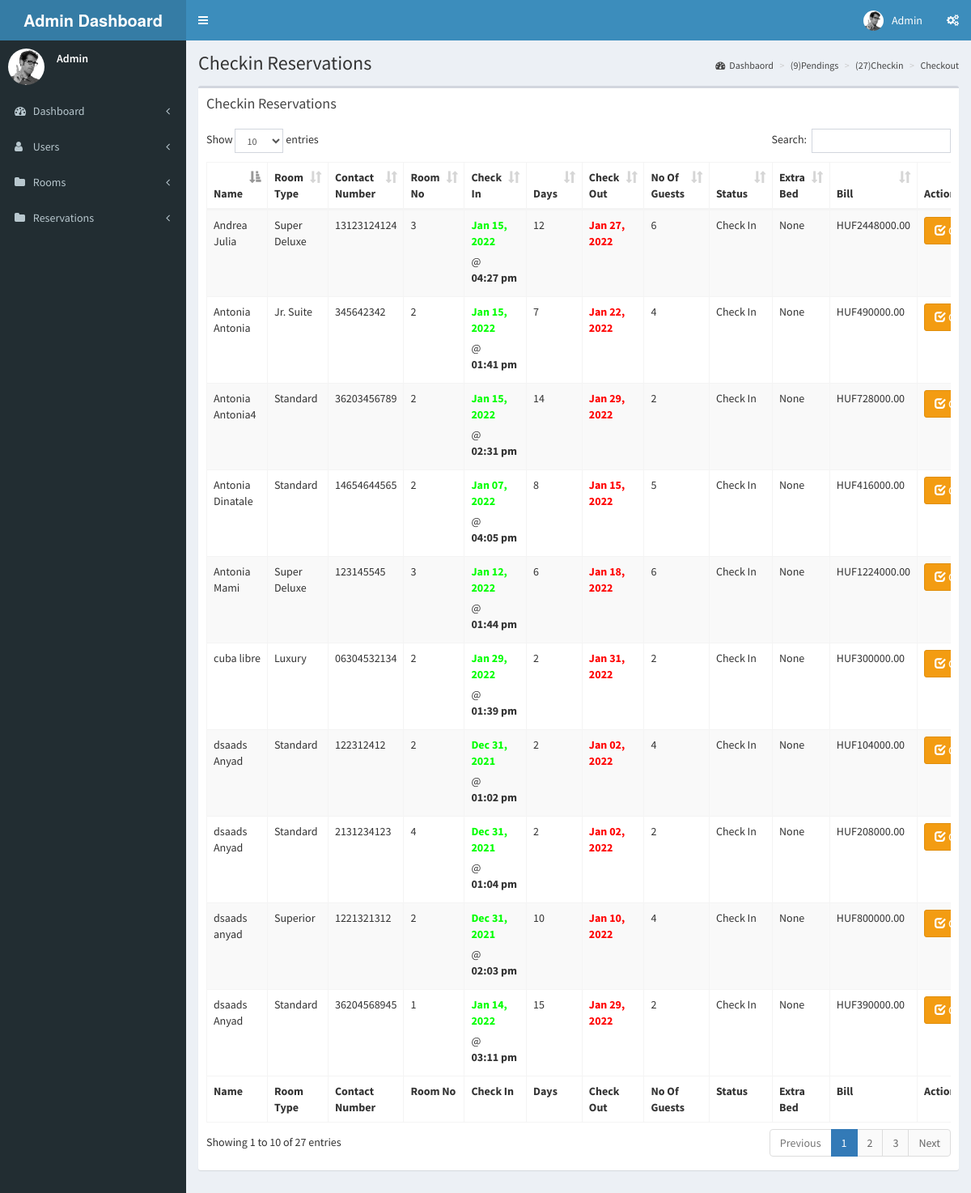
The page /admin/checkin.php (signed in) on the database its author committed.
### tables this page shows
CREATE TABLE `transaction` (
  `transaction_id` int(11) NOT NULL,
  `guest_id` int(11) NOT NULL,
  `room_id` int(11) NOT NULL,
  `room_no` int(5) NOT NULL,
  `extra_bed` int(11) NOT NULL,
  `status` varchar(20) NOT NULL,
  `status1` varchar(232) NOT NULL,
  `days` int(2) NOT NULL,
  `checkin` date NOT NULL,
  `checkin_time` time NOT NULL,
  `checkout` date NOT NULL,
  `checkout_time` time NOT NULL,
  `bill` varchar(10) NOT NULL,
  `guest_no` int(12) NOT NULL
);

CREATE TABLE `guest` (
  `guestid` int(11) NOT NULL,
  `firstname` varchar(50) NOT NULL,
  `middlename` varchar(30) NOT NULL,
  `lastname` varchar(40) NOT NULL,
  `address` varchar(50) NOT NULL,
  `contactno` varchar(13) NOT NULL,
  `email` varchar(232) NOT NULL,
  `mobile` varchar(232) NOT NULL
);

CREATE TABLE `room` (
  `roomid` int(11) NOT NULL,
  `room_type` varchar(50) NOT NULL,
  `price` varchar(11) NOT NULL,
  `photo` varchar(100) NOT NULL
);

### admin/name.php (called while the page is built)
<?php
	require 'connect.php';
	$query = $conn->query("SELECT * FROM `admin` WHERE `admin_id` = '$_SESSION[admin_id]'") or die(mysqli_error());
	$fetch = $query->fetch_array();
	$name = $fetch['name'];
?>

### admin/checkin.php (the view, shortened to what this page needs)
<!DOCTYPE html>
<?php
	require 'name.php';
	include("header.php");
?>
<?php
  include("leftbar.php");
  ?>
<?php
$q_p = $conn->query("SELECT COUNT(*) as total FROM `transaction` WHERE `status` = 'Pending'") or die(mysqli_error());
$f_p = $q_p->fetch_array();
$q_ci = $conn->query("SELECT COUNT(*) as total FROM `transaction` WHERE `status` = 'Check In'") or die(mysqli_error());
$f_ci = $q_ci->fetch_array();
?>
   <link rel="stylesheet" href="plugins/datatables/dataTables.bootstrap.css">
<div class="content-wrapper">
    <section class="content-header">
      <h1>
       Checkin Reservations
      </h1>
      <ol class="breadcrumb">
        <li><a href="dashboard.php"><i class="fa fa-dashboard"></i>Dashbaord</a></li>
        <li><a href="reserve.php">(<?php echo $f_p['total']?>)Pendings</a></li>
        <li class="active"><a href="checkin.php">(<?php echo $f_ci['total']?>)Checkin</a></li>
		<li class="active"><a href="checkout.php">Checkout</a></li>
      </ol>
    </section>
    <section class="content">
      <div class="row">
        <div class="col-xs-12">
          <div class="box">
            <div class="box-header">
              <h3 class="box-title">Checkin Reservations</h3>
            </div>
            <div class="box-body">
			<div class="table-responsive">
			<link rel="stylesheet" href="plugins/datatables/extensions/Responsive/css/dataTables.responsive.css">
              <table id="example1" class="table table-bordered table-striped">
                <thead>
                <tr>
               <th>Name</th>
							<th>Room Type</th>
							<th>Contact Number</th>
							<th>Room No</th>
							<th>Check In</th>
							<th>Days</th>
							<th>Check Out</th>
							<th>No Of Guests</th>
							<th>Status</th>
							<th>Extra Bed</th>
							<th>Bill</th>
							<th>Action</th>
                </tr>
                </thead>
               <tbody>
						<?php
							$query = $conn->query("SELECT * FROM transaction WHERE `status` = 'Check In'") or die(mysqli_query());
							while($fetch = $query->fetch_array()){
							$query_guest_info=mysqli_query($conn,"select * from guest where guestid='".$fetch['guest_id']."'");
							$feect_guest_info=mysqli_fetch_array($query_guest_info);
							$query_room_info=mysqli_query($conn,"select * from room where roomid='".$fetch['room_id']."'");
							$feect_room_info=mysqli_fetch_array($query_room_info);
						?>
						<tr>
							<td><?php echo $feect_guest_info['firstname']." ".$feect_guest_info['lastname'];?></td>
							<td><?php echo $feect_room_info['room_type'];?></td>
							<td><?php echo $feect_guest_info['contactno'];?></td>
							<td><?php echo $fetch['room_no']?></td>
							<td><?php echo "<label style = 'color:#00ff00;'>".date("M d, Y", strtotime($fetch['checkin']))."</label>"." @ "."<label>".date("h:i a", strtotime($fetch['checkin_time']))."</label>"?></td>
							<td><?php echo $fetch['days']?></td>
							<td><?php echo "<label style = 'color:#ff0000;'>".date("M d, Y", strtotime($fetch['checkin']."+".$fetch['days']."DAYS"))."</label>"?></td>
							<td><?php echo $fetch['guest_no']?></td>
							<td><?php echo $fetch['status']?></td>
							<td><?php if($fetch['extra_bed'] == "0"){ echo "None";}else{echo $fetch['extra_bed'];}?></td>
							<td><?php echo "HUF".$fetch['bill'].".00"?></td>
							<td><center><a class = "btn btn-warning" href = "checkout_query.php?transaction_id=<?php echo $fetch['transaction_id']?>" onclick = "confirmationCheckin(); return false;"><i class = "glyphicon glyphicon-check"></i> Check Out</a></center></td>
						</tr>
						<?php
							}
						?>
					</tbody>
					<tfoot>
                <tr>
               <th>Name</th>
							<th>Room Type</th>
							<th>Contact Number</th>
							<th>Room No</th>
							<th>Check In</th>
							<th>Days</th>
							<th>Check Out</th>
							<th>No Of Guests</th>
							<th>Status</th>
							<th>Extra Bed</th>
							<th>Bill</th>
							<th>Action</th>
                </tr>
                </tfoot>
              </table>
            </div>
			</div>
          </div>
        </div>
      </div>
    </section>
  </div>

### admin/header.php (shortened to what this page needs)
<!DOCTYPE html>
<html>
<head>
  <link rel="stylesheet" href="bootstrap/css/bootstrap.min.css">
  <link rel="stylesheet" href="https://cdnjs.cloudflare.com/ajax/libs/font-awesome/4.5.0/css/font-awesome.min.css">
  <link rel="stylesheet" href="https://cdnjs.cloudflare.com/ajax/libs/ionicons/2.0.1/css/ionicons.min.css">
  <link rel="stylesheet" href="plugins/jvectormap/jquery-jvectormap-1.2.2.css">
  <link rel="stylesheet" href="dist/css/AdminLTE.min.css">
  <link rel="stylesheet" href="dist/css/skins/_all-skins.min.css">
</head>
<body class="hold-transition skin-blue sidebar-mini">
<div class="wrapper">
  <header class="main-header">
    <a href="dashboard.php" class="logo">
      <span class="logo-lg"><b>Admin Dashboard</b></span>
    </a>
    <nav class="navbar navbar-static-top">
      <a href="#" class="sidebar-toggle" data-toggle="offcanvas" role="button">
      </a>
      <div class="navbar-custom-menu">
        <ul class="nav navbar-nav">
          <li class="dropdown user user-menu">
            <a href="#" class="dropdown-toggle" data-toggle="dropdown">
              <img src="dist/img/user2-160x160.jpg" class="user-image" alt="User Image">
              <span class="hidden-xs"><?php echo $name;?></span>
            </a>
          </li>
          <li>
            <a href="#" data-toggle="control-sidebar"><i class="fa fa-gears"></i></a>
          </li>
        </ul>
      </div>
    </nav>
  </header>

### admin/leftbar.php (shortened to what this page needs)
<aside class="main-sidebar">
    <section class="sidebar">
      <div class="user-panel">
        <div class="pull-left image">
          <img src="dist/img/user2-160x160.jpg" class="img-circle" alt="User Image">
        </div>
        <div class="pull-left info">
          <p><?php echo $name;?></p>
        </div>
      </div>
      <ul class="sidebar-menu">
        <li class="treeview">
          <a href="dashboard.php">
            <i class="fa fa-dashboard"></i> <span>Dashboard</span>
            <span class="pull-right-container">
              <i class="fa fa-angle-left pull-right"></i>
            </span>
          </a>
        </li>
		<li class="treeview">
          <a href="account.php">
            <i class="fa fa-user"></i> <span>Users</span>
            <span class="pull-right-container">
              <i class="fa fa-angle-left pull-right"></i>
            </span>
          </a>
        </li>
		<li class="treeview">
          <a href="room.php">
            <i class="fa fa-folder"></i> <span>Rooms</span>
            <span class="pull-right-container">
              <i class="fa fa-angle-left pull-right"></i>
            </span>
          </a>
        </li>
		<li class="treeview">
          <a href="reserve.php">
            <i class="fa fa-folder"></i> <span>Reservations</span>
            <span class="pull-right-container">
              <i class="fa fa-angle-left pull-right"></i>
            </span>
          </a>
        </li>
      </ul>
    </section>
  </aside>

### rows shown on the page
transaction: guest.firstname "dsaads", guest.lastname "Anyad", room.room_type "Standard", guest.contactno "122312412", room_no "2", checkin "Dec 31, 2021", checkin_time "01:02 pm", days "2", checkin+days "Jan 02, 2022", guest_no "4", status "Check In", extra_bed "None", bill "104000"
transaction: guest.firstname "dsaads", guest.lastname "Anyad", room.room_type "Standard", guest.contactno "2131234123", room_no "4", checkin "Dec 31, 2021", checkin_time "01:04 pm", days "2", checkin+days "Jan 02, 2022", guest_no "2", status "Check In", extra_bed "None", bill "208000"
transaction: guest.firstname "dsaads", guest.lastname "anyad", room.room_type "Superior", guest.contactno "1221321312", room_no "2", checkin "Dec 31, 2021", checkin_time "02:03 pm", days "10", checkin+days "Jan 10, 2022", guest_no "4", status "Check In", extra_bed "None", bill "800000"
transaction: guest.firstname "cuba", guest.lastname "libre", room.room_type "Luxury", guest.contactno "06304532134", room_no "2", checkin "Jan 29, 2022", checkin_time "01:39 pm", days "2", checkin+days "Jan 31, 2022", guest_no "2", status "Check In", extra_bed "None", bill "300000"
transaction: guest.firstname "Antonia", guest.lastname "Antonia", room.room_type "Jr. Suite", guest.contactno "345642342", room_no "2", checkin "Jan 15, 2022", checkin_time "01:41 pm", days "7", checkin+days "Jan 22, 2022", guest_no "4", status "Check In", extra_bed "None", bill "490000"
transaction: guest.firstname "Antonia", guest.lastname "Mami", room.room_type "Super Deluxe", guest.contactno "123145545", room_no "3", checkin "Jan 12, 2022", checkin_time "01:44 pm", days "6", checkin+days "Jan 18, 2022", guest_no "6", status "Check In", extra_bed "None", bill "1224000"
transaction: guest.firstname "Antonia", guest.lastname "Antonia4", room.room_type "Standard", guest.contactno "36203456789", room_no "2", checkin "Jan 15, 2022", checkin_time "02:31 pm", days "14", checkin+days "Jan 29, 2022", guest_no "2", status "Check In", extra_bed "None", bill "728000"
transaction: guest.firstname "Antonia", guest.lastname "Dinatale", room.room_type "Standard", guest.contactno "14654644565", room_no "2", checkin "Jan 07, 2022", checkin_time "04:05 pm", days "8", checkin+days "Jan 15, 2022", guest_no "5", status "Check In", extra_bed "None", bill "416000"
transaction: guest.firstname "Andrea", guest.lastname "Julia", room.room_type "Super Deluxe", guest.contactno "13123124124", room_no "3", checkin "Jan 15, 2022", checkin_time "04:27 pm", days "12", checkin+days "Jan 27, 2022", guest_no "6", status "Check In", extra_bed "None", bill "2448000"
transaction: guest.firstname "dsaads", guest.lastname "Anyad", room.room_type "Standard", guest.contactno "36204568945", room_no "1", checkin "Jan 14, 2022", checkin_time "03:11 pm", days "15", checkin+days "Jan 29, 2022", guest_no "2", status "Check In", extra_bed "None", bill "390000"

### other values the page prints
$name "Admin"
$f_p['total'] "9"
$f_ci['total'] "27"
